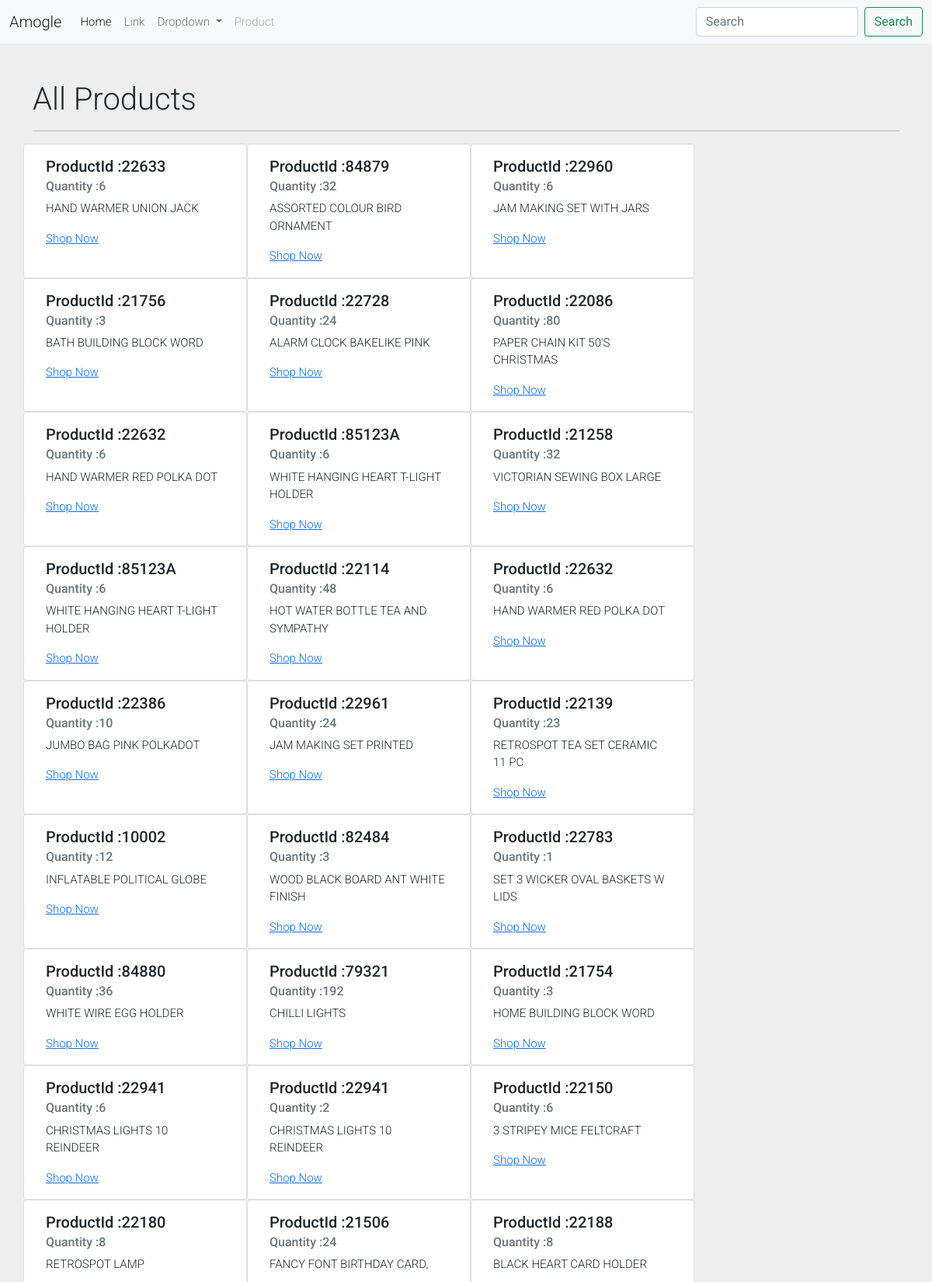
The app's page /items/ (signed in, upper part) with its own data.
### main/models.py (models this page shows)
class Item(models.Model):
    id = models.AutoField(primary_key=True)
    InvoiceNo = models.CharField(_("InvoiceNo"), max_length=135, default=00000)
    StockCode = models.CharField(_("StockCode"), max_length=135, default=00000)
    Description = models.CharField(_("Description"), max_length=255, null=True)
    Quantity = models.IntegerField(_("Quantity"), default=000)
    InvoiceDate = models.DateTimeField(
        _("InvoiceDate"), auto_now=True, null=True)
    UnitPrice = models.FloatField(_("UnitPrice"), max_length=255)
    CostumerId = models.IntegerField(_("CostumerId"))
    Country = models.CharField(_("Country"), max_length=255)

### main/views.py (the view)
# urls.py: path("items/", views.item, name="item"),
@login_required(login_url='login')
def item(request):
    items = Item.objects.all()[1:100]
    return render(request, "main/item.html", {"items": items})

### main/templates/main/item.html
{% extends 'main/base.html' %} {% block content %}
<section class="main_heading my-5">
  <div class="container">
    <div class="text-left">
      <h1 class="display-6">All Products</h1>
      <hr class="w-100 mx-auto" />
    </div>
  </div>
  <div class="container">
    <div class="col-md-12">
      <div class="row">
        {% for item in items %}
        <div class="card" style="width: 18rem" style="padding: 20px">
          <div class="card-body">
            <h5 class="card-title">ProductId :{{item.InvoiceNo}}</h5>
            <h6 class="card-subtitle mb-2 text-muted">
              Quantity :{{item.Quantity}}
            </h6>
            <p class="card-text">{{item.Description }}</p>
            <a href="#" class="card-link">Shop Now</a>
          </div>
        </div>
        {% endfor %}
      </div>
    </div>
  </div>
</section>
{% endblock%}

### main/static/home/css/style.css (style rules this page uses)
* { margin: 0; padding: 0; box-sizing: border-box; }

### main/static/home/css/demo.css (style rules this page uses)
* { margin: 0; padding: 0; }

### records on screen
Item: InvoiceNo "22633", Quantity "6", Description "HAND WARMER UNION JACK"
Item: InvoiceNo "84879", Quantity "32", Description "ASSORTED COLOUR BIRD ORNAMENT"
Item: InvoiceNo "22960", Quantity "6", Description "JAM MAKING SET WITH JARS"
Item: InvoiceNo "21756", Quantity "3", Description "BATH BUILDING BLOCK WORD"
Item: InvoiceNo "22728", Quantity "24", Description "ALARM CLOCK BAKELIKE PINK"
Item: InvoiceNo "22086", Quantity "80", Description "PAPER CHAIN KIT 50'S CHRISTMAS"
Item: InvoiceNo "22632", Quantity "6", Description "HAND WARMER RED POLKA DOT"
Item: InvoiceNo "85123A", Quantity "6", Description "WHITE HANGING HEART T-LIGHT HOLDER"
Item: InvoiceNo "21258", Quantity "32", Description "VICTORIAN SEWING BOX LARGE"
Item: InvoiceNo "85123A", Quantity "6", Description "WHITE HANGING HEART T-LIGHT HOLDER"
Item: InvoiceNo "22114", Quantity "48", Description "HOT WATER BOTTLE TEA AND SYMPATHY"
Item: InvoiceNo "22632", Quantity "6", Description "HAND WARMER RED POLKA DOT"
Item: InvoiceNo "22386", Quantity "10", Description "JUMBO BAG PINK POLKADOT"
Item: InvoiceNo "22961", Quantity "24", Description "JAM MAKING SET PRINTED"
Item: InvoiceNo "22139", Quantity "23", Description "RETROSPOT TEA SET CERAMIC 11 PC"
Item: InvoiceNo "10002", Quantity "12", Description "INFLATABLE POLITICAL GLOBE"
Item: InvoiceNo "82484", Quantity "3", Description "WOOD BLACK BOARD ANT WHITE FINISH"
Item: InvoiceNo "22783", Quantity "1", Description "SET 3 WICKER OVAL BASKETS W LIDS"
Item: InvoiceNo "84880", Quantity "36", Description "WHITE WIRE EGG HOLDER"
Item: InvoiceNo "79321", Quantity "192", Description "CHILLI LIGHTS"
Item: InvoiceNo "21754", Quantity "3", Description "HOME BUILDING BLOCK WORD"
Item: InvoiceNo "22941", Quantity "6", Description "CHRISTMAS LIGHTS 10 REINDEER"
Item: InvoiceNo "22941", Quantity "2", Description "CHRISTMAS LIGHTS 10 REINDEER"
Item: InvoiceNo "22150", Quantity "6", Description "3 STRIPEY MICE FELTCRAFT"
Item: InvoiceNo "22180", Quantity "8", Description "RETROSPOT LAMP"
Item: InvoiceNo "21506", Quantity "24", Description "FANCY FONT BIRTHDAY CARD,"
Item: InvoiceNo "22188", Quantity "8", Description "BLACK HEART CARD HOLDER"
